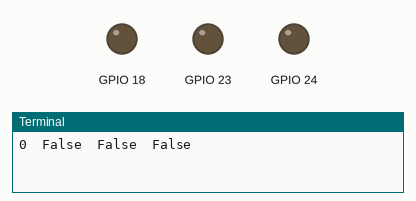
Bench run of a program on a simulated Raspberry Pi (BCM pin numbers). Shown: output pins drawn as LEDs (lit = HIGH), the last lines printed to the terminal. At 16.0 s the program stops and its outputs stay as they are.

Above: at 0.1 s.
At 2.1 s:
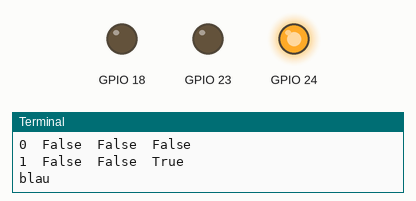
At 4.1 s:
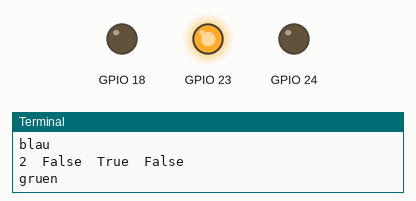
At 6.1 s:
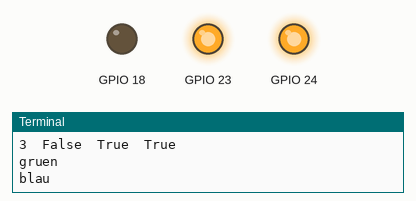
At 8.1 s:
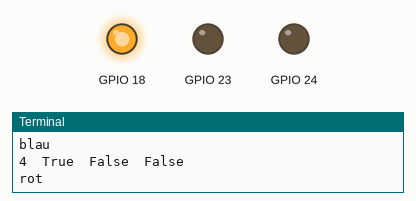
At 14.1 s:
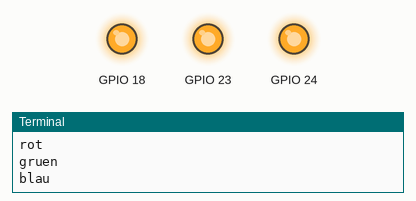
Timing chart, 0 to 17.5 s (numbered marks = the images above):
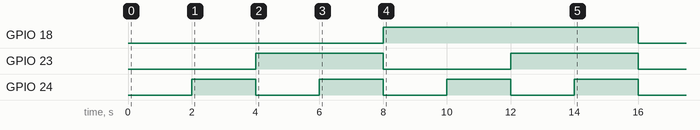

Measured:
- by itself, GPIO 18: LOW → HIGH at 8.0 s, → LOW 8.0 s later
- by itself, GPIO 23: alternates HIGH for 4.0 s and LOW for 4.0 s
- by itself, GPIO 24: alternates HIGH for 2.0 s and LOW for 2.0 s

The program:

rgb.py
```python
import RPi.GPIO as g
import time as t

g.setmode(g.BCM)
g.setwarnings(False)
g.setup(18, g.OUT)
g.setup(23, g.OUT)
g.setup(24, g.OUT)


def reset():
	g.output(23, g.LOW)
	g.output(24, g.LOW)
	g.output(18, g.LOW)

def blau():
	print "blau"
	g.output(24, g.HIGH)
def gruen():
	print "gruen"
	g.output(23, g.HIGH)
def rot():
	print "rot"
	g.output(18, g.HIGH)


reset()


for i in range(0,8):

	print str(i) + "\t" + str(i & 4 == 4) + "\t" + str(i & 2 == 2) + "\t" + str(i & 1 == 1)

	reset()

	if(i & 4 == 4):
		rot()
	if(i & 2 == 2):
		gruen()
	if(i & 1 == 1):
		blau()

	t.sleep(2)

g.cleanup()
```
